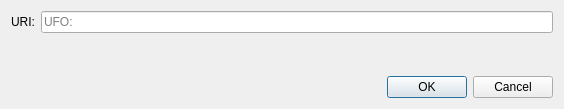
<?xml version="1.0" encoding="UTF-8"?>
<ui version="4.0">
 <class>OpenURIDialog</class>
 <widget class="QDialog" name="OpenURIDialog">
  <property name="geometry">
   <rect>
    <x>0</x>
    <y>0</y>
    <width>564</width>
    <height>109</height>
   </rect>
  </property>
  <property name="windowTitle">
   <string>Open UFO URI</string>
  </property>
  <layout class="QVBoxLayout" name="verticalLayout">
   <item>
    <layout class="QHBoxLayout" name="horizontalLayout">
     <item>
      <widget class="QLabel" name="label">
       <property name="text">
        <string>URI:</string>
       </property>
      </widget>
     </item>
     <item>
      <widget class="QValidatedLineEdit" name="uriEdit">
       <property name="placeholderText">
        <string notr="true">UFO:</string>
       </property>
      </widget>
     </item>
    </layout>
   </item>
   <item>
    <spacer name="verticalSpacer">
     <property name="orientation">
      <enum>Qt::Vertical</enum>
     </property>
     <property name="sizeHint" stdset="0">
      <size>
       <width>20</width>
       <height>40</height>
      </size>
     </property>
    </spacer>
   </item>
   <item>
    <widget class="QDialogButtonBox" name="buttonBox">
     <property name="orientation">
      <enum>Qt::Horizontal</enum>
     </property>
     <property name="standardButtons">
      <set>QDialogButtonBox::Cancel|QDialogButtonBox::Ok</set>
     </property>
    </widget>
   </item>
  </layout>
 </widget>
 <customwidgets>
  <customwidget>
   <class>QValidatedLineEdit</class>
   <extends>QLineEdit</extends>
   <header>qt/qvalidatedlineedit.h</header>
  </customwidget>
 </customwidgets>
 <resources/>
 <connections>
  <connection>
   <sender>buttonBox</sender>
   <signal>accepted()</signal>
   <receiver>OpenURIDialog</receiver>
   <slot>accept()</slot>
   <hints>
    <hint type="sourcelabel">
     <x>248</x>
     <y>254</y>
    </hint>
    <hint type="destinationlabel">
     <x>157</x>
     <y>274</y>
    </hint>
   </hints>
  </connection>
  <connection>
   <sender>buttonBox</sender>
   <signal>rejected()</signal>
   <receiver>OpenURIDialog</receiver>
   <slot>reject()</slot>
   <hints>
    <hint type="sourcelabel">
     <x>316</x>
     <y>260</y>
    </hint>
    <hint type="destinationlabel">
     <x>286</x>
     <y>274</y>
    </hint>
   </hints>
  </connection>
 </connections>
</ui>
